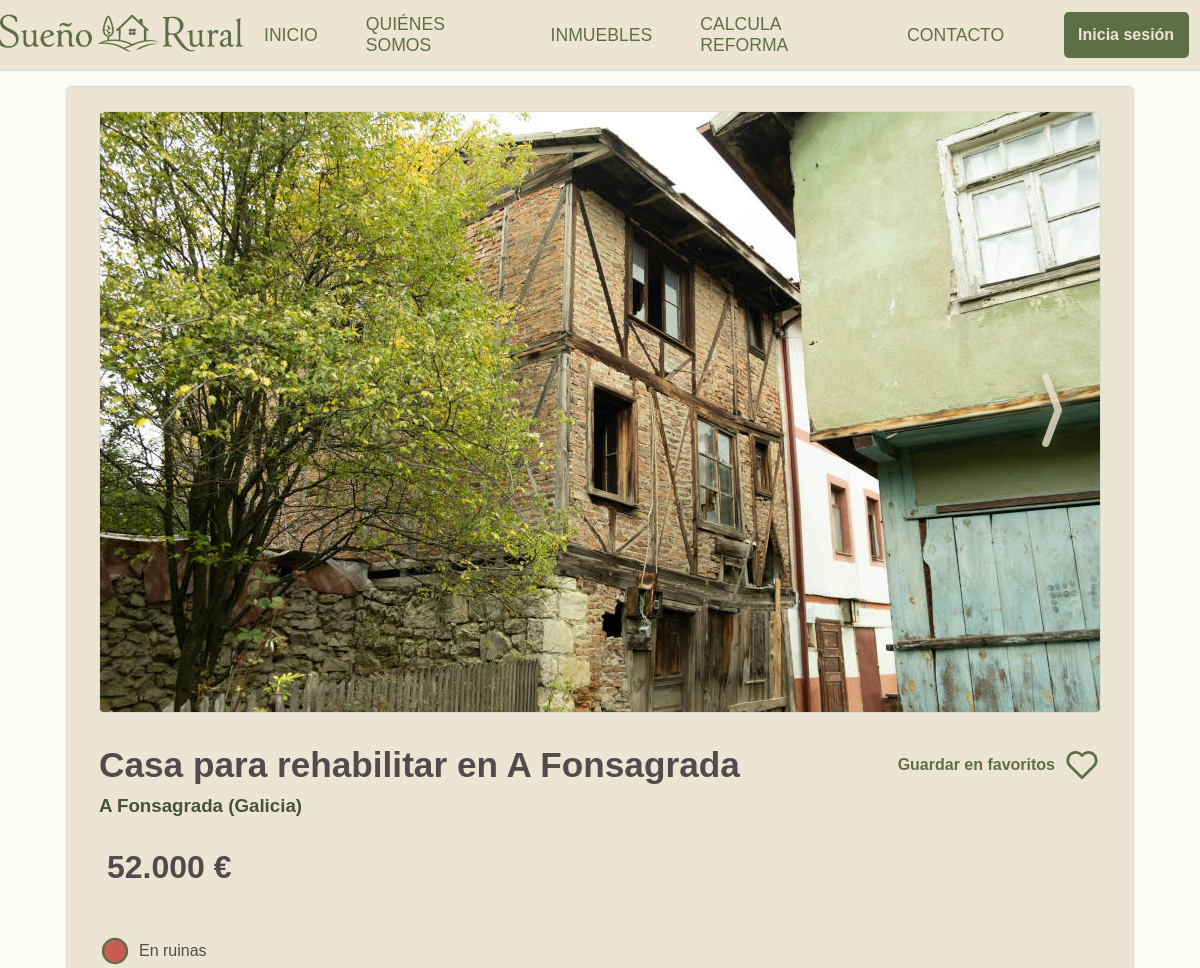
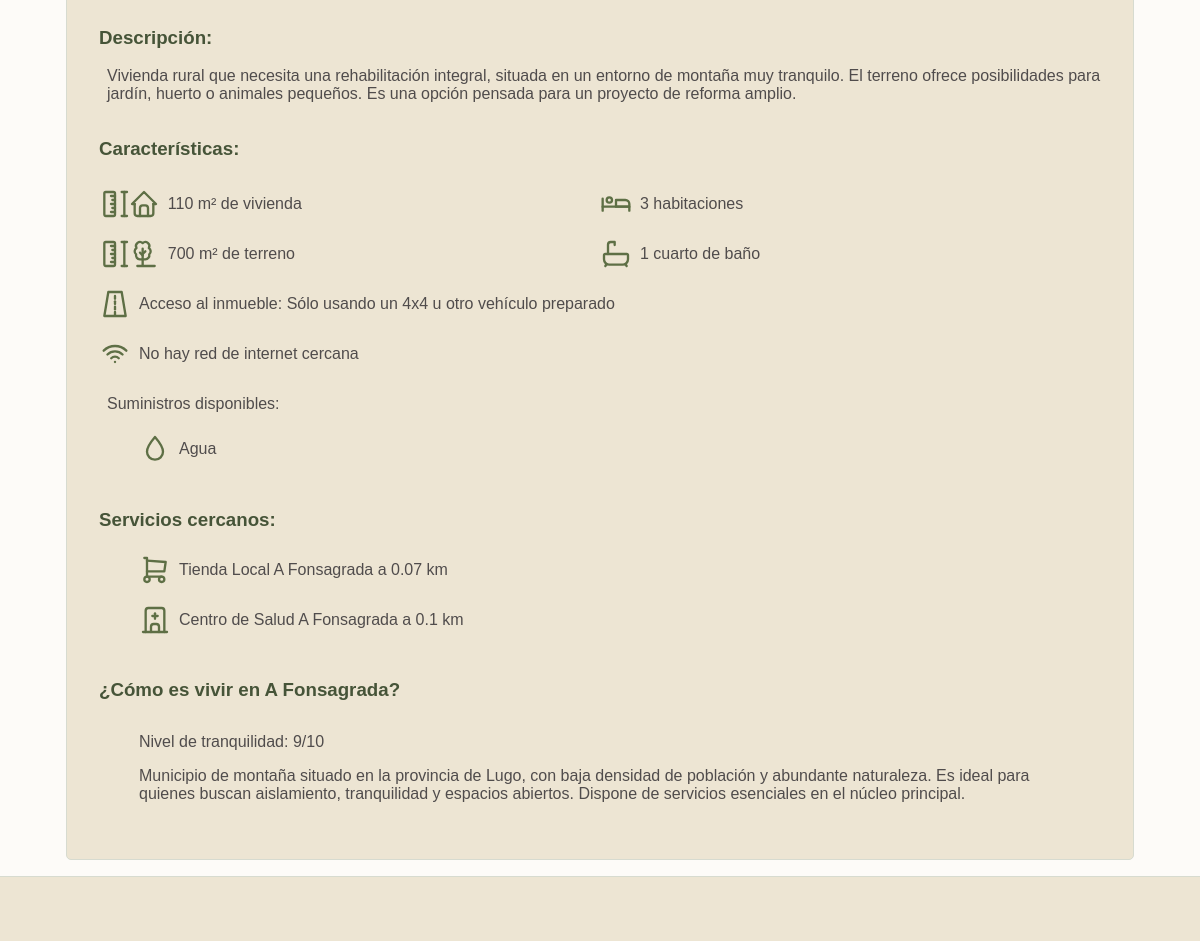
Screenshot of /detalles_inmueble.php?id=13 with the database file from the repository (2 pictures, top to bottom).
### tables this page shows
CREATE TABLE `foto` (
  `id_foto` int(10) UNSIGNED NOT NULL,
  `url_foto` varchar(255) NOT NULL,
  `id_inmueble` int(10) UNSIGNED NOT NULL,
  `descripcion_foto` varchar(45) NOT NULL
);

CREATE TABLE `inmueble` (
  `id_inmueble` int(10) UNSIGNED NOT NULL,
  `tipo_inmueble` enum('casa','terreno','cabana','piso') NOT NULL,
  `titulo_inmueble` varchar(255) NOT NULL,
  `precio_inmueble` int(10) UNSIGNED NOT NULL,
  `metros_vivienda` int(10) UNSIGNED DEFAULT NULL,
  `metros_terreno` int(10) UNSIGNED DEFAULT NULL,
  `estado_inmueble` enum('listo para entrar','necesita reformas','ruina') DEFAULT NULL,
  `latitud_inmueble` decimal(10,7) NOT NULL,
  `longitud_inmueble` decimal(10,7) NOT NULL,
  `descripcion_inmueble` text NOT NULL,
  `id_municipio` int(10) UNSIGNED NOT NULL,
  `agua_inmueble` tinyint(4) NOT NULL DEFAULT 0,
  `electricidad_inmueble` tinyint(4) NOT NULL DEFAULT 0,
  `internet_inmueble` enum('no','basico','alta velocidad') NOT NULL,
  `acceso_inmueble` enum('directo','4 por 4','camino') NOT NULL,
  `saneamiento_inmueble` tinyint(4) NOT NULL DEFAULT 0,
  `fecha_publicacion_inmueble` datetime NOT NULL DEFAULT current_timestamp(),
  `habitaciones_inmueble` int(10) UNSIGNED DEFAULT NULL,
  `banos_inmueble` int(10) UNSIGNED DEFAULT NULL
);

CREATE TABLE `municipio` (
  `id_municipio` int(10) UNSIGNED NOT NULL,
  `region_municipio` varchar(45) NOT NULL,
  `nombre_municipio` varchar(45) NOT NULL,
  `tranquilidad_municipio` int(10) UNSIGNED NOT NULL,
  `descripcion_municipio` text NOT NULL
);

CREATE TABLE `servicio` (
  `id_servicio` int(10) UNSIGNED NOT NULL,
  `tipo_servicio` enum('alimentación','colegio','instituto','sanidad') NOT NULL,
  `nombre_servicio` varchar(255) NOT NULL,
  `latitud_servicio` decimal(10,7) NOT NULL,
  `longitud_servicio` decimal(10,7) NOT NULL,
  `id_municipio` int(10) UNSIGNED NOT NULL
);

### detalles_inmueble.php (the view, shortened to what the rows shown need)
<?php
    require_once "conexionBD.php";
    $id_inmueble = $_GET['id'] ?? null;
    $id_usuario = $_SESSION['id_usuario'] ?? null;
    $sql_detalles = "SELECT i.*, m.*, f.id_favorito
    FROM inmueble i
    JOIN municipio m ON i.id_municipio = m.id_municipio
    LEFT JOIN favorito f
        ON i.id_inmueble = f.id_inmueble
        AND f.id_usuario = :id_usuario
    WHERE i.id_inmueble = :id_inmueble
    ";
    $consulta_detalles = $conexion->prepare($sql_detalles);
    $consulta_detalles-> bindParam(':id_inmueble', $id_inmueble, PDO::PARAM_INT);
    $consulta_detalles-> bindParam(':id_usuario', $id_usuario, PDO::PARAM_INT);
    $consulta_detalles-> execute();
    $detalle = $consulta_detalles->fetch(PDO::FETCH_ASSOC);
    $sql_fotos = "SELECT * FROM foto
    WHERE id_inmueble = :id_inmueble
    ";
    $consulta_fotos = $conexion->prepare($sql_fotos);
    $consulta_fotos-> bindParam(':id_inmueble',$id_inmueble, PDO::PARAM_INT);
    $consulta_fotos-> execute();
    $fotos = $consulta_fotos->fetchAll(PDO::FETCH_ASSOC);
    $latitud = $detalle['latitud_inmueble'];
    $longitud = $detalle['longitud_inmueble'];
    $id_municipio = $detalle['id_municipio'];
    $sql_servicios = "SELECT s.*, /*formula haversine para calcular distancias*/
    (
        6371 * ACOS(
            COS(RADIANS(:latitud)) *
            COS(RADIANS(s.latitud_servicio)) *
            COS(RADIANS(s.longitud_servicio) - RADIANS(:longitud)) +
            SIN(RADIANS(:latitud)) *
            SIN(RADIANS(s.latitud_servicio))
        )
    ) AS distancia FROM servicio s
    WHERE s.id_municipio = :id_municipio";
    $consulta_servicios = $conexion->prepare($sql_servicios);
    $consulta_servicios-> bindParam(':latitud', $latitud);
    $consulta_servicios-> bindParam(':longitud', $longitud);
    $consulta_servicios-> bindParam(':id_municipio',$id_municipio, PDO::PARAM_INT);
    $consulta_servicios-> execute();
    $servicios = $consulta_servicios->fetchAll(PDO::FETCH_ASSOC);
?>
<!DOCTYPE html>
<html lang="es">
<head>
    <link rel="stylesheet" href="css\styles.css">
</head>
<body>
    <div class="pagina">
        <div class="todoDetalles">
            <div class="contenedorDetalles">
                <?php if (count($fotos)>0):?>
                    <div class="carrusel">
                        <div class="fotosInmueble">
                            <img id="fotoCarrusel" src="<?php echo htmlspecialchars($fotos[0]['url_foto'])?>" alt="<?php echo htmlspecialchars($fotos[0]['descripcion_foto'])?>">
                        </div>
                        <div class="zonaHover" id="botonSiguiente">
                                <svg class="icon-right" viewBox="0 0 24 24">
                                    <path d="M11 4l3 8l-3 8" />
                                </svg>
                        </div>
                    </div>
                <?php endif; ?>
                <div class="topDetalles">
                    <h1><?php echo htmlspecialchars(ucfirst($detalle['titulo_inmueble']))?></h1>
                    <?php if(isset($_SESSION['id_usuario']) && ($_SESSION['rol_usuario'] === 'usuario') && $detalle['id_favorito']): ?>
                        <div class="quitarFav">
                            <a class="enlaces favGuarda" href="quitar_favorito.php?id_favorito=<?php echo $detalle['id_favorito'];?>&volver=<?php echo urlencode($_SERVER['REQUEST_URI']); ?>">
                            Quitar favorito
                            <svg class="icons heart" viewBox="0 0 24 24">
                                <path d="M19.5 12.572l-7.5 7.428l-7.5 -7.428a5 5 0 1 1 7.5 -6.566a5 5 0 1 1 7.5 6.572"/>
                            </svg>
                            </a>
                        </div>
                    <?php else: ?>
                        <div class= "agregarSinSesion">
                            <button type="button" id="falsoAgregar" class="enlaces favGuarda botonGuardar">
                            </button>
                        </div>
                    <?php endif; ?>
                </div>
                <div class="subTopDetalles">
                    <h3><?php echo htmlspecialchars(ucfirst($detalle['nombre_municipio'])) .' ('. htmlspecialchars(ucfirst($detalle['region_municipio'])) .')'?></h3>
                    <p class="precioCard"><?php echo htmlspecialchars(number_format($detalle['precio_inmueble'],0,',','.')). ' €'; ?></p>
                </div>
                <div class="descripcionDetalles">
                    <div class="estadoDetalles">
                        <div class="estado">
                        </div>
                    </div>
                    <h3>Descripción:</h3>
                    <p><?php echo htmlspecialchars(ucfirst($detalle['descripcion_inmueble']))?></p>
                </div>
                <h3>Características:</h3>
                <div class="caracteristicasDetalles">
                    <div class="datosInmueble">
                        <div class="metros-viv">
                            <svg class="icons" viewBox="0 0 24 24">
                                <path d="M5 12l-2 0l9 -9l9 9l-2 0"/>
                                <path d="M5 12v7a2 2 0 0 0 2 2h10a2 2 0 0 0 2 -2v-7"/>
                                <path d="M9 21v-6a2 2 0 0 1 2 -2h2a2 2 0 0 1 2 2v6"/>
                            </svg>
                            <p><?php echo !empty($detalle['metros_vivienda']) ? htmlspecialchars($detalle['metros_vivienda']) . ' m² de vivienda' : '-'?></p>
                        </div>
                        <div class="metros-terr">
                            <p><?php echo !empty($detalle['metros_terreno']) ? htmlspecialchars($detalle['metros_terreno']) . ' m² de terreno' : 'No dispone de terreno'?></p>
                        </div>
                        <div class="num-habitaciones">
                            <svg class="icons" viewBox="0 0 24 24">
                                <path d="M7 9m-2 0a2 2 0 1 0 4 0a2 2 0 1 0 -4 0"/>
                                <path d="M22 17v-3h-20"/>
                                <path d="M2 8v9"/>
                                <path d="M12 14h10v-2a3 3 0 0 0 -3 -3h-7v5z"/>
                            </svg>
                            <p>
                                <?php if(!empty($detalle['habitaciones_inmueble'])){
                                    $num= $detalle['habitaciones_inmueble'];
                                    echo htmlspecialchars($num).' '. ($num==1 ? 'habitación' : 'habitaciones');
                                } else { echo '-';}?>
                            </p>
                        </div>
                        <div class="num-banos">
                            <svg class="icons" viewBox="0 0 24 24">
                                <path d="M4 12h16a1 1 0 0 1 1 1v3a4 4 0 0 1 -4 4h-10a4 4 0 0 1 -4 -4v-3a1 1 0 0 1 1 -1z"/>
                                <path d="M6 12v-7a2 2 0 0 1 2 -2h3v2.25"/>
                                <path d="M4 21l1 -1.5"/>
                                <path d="M20 21l-1 -1.5"/>
                            </svg>
                            <p>
                                <?php if(!empty($detalle['banos_inmueble'])){
                                    $num= $detalle['banos_inmueble'];
                                    echo htmlspecialchars($num).' '. ($num==1 ? 'cuarto de baño' : 'cuartos de baño');
                                } else { echo '-';}?>
                            </p>
                        </div>
                    </div>
                    <div class="extrasInmueble">
                    </div>
                </div>
                <h3>Servicios cercanos:</h3>
                <div class="serviciosCercanos">
                    <?php if (count($servicios)=== 0) :?>
                        <p>No hay ningún servicio registrado en el municipio más cercano al inmueble</p>
                    <?php else: ?>
                        <ul>
                            <?php foreach ($servicios as $servicio): ?>
                                <?php if($servicio['tipo_servicio'] === 'alimentación') :?>
                                    <li class="listado">
                                        <svg class="icons" viewBox="0 0 24 24">
                                            <path d="M6 19m-2 0a2 2 0 1 0 4 0a2 2 0 1 0 -4 0"/>
                                            <path d="M17 19m-2 0a2 2 0 1 0 4 0a2 2 0 1 0 -4 0"/>
                                            <path d="M17 17h-11v-14h-2"/>
                                            <path d="M6 5l14 1l-1 7h-13"/>
                                        </svg>
                                        <p><?php  echo htmlspecialchars ($servicio['nombre_servicio']) . ' a ' . round($servicio['distancia'], 2) . ' km'; ?></p>
                                    </li>
                                <?php elseif ($servicio['tipo_servicio'] === 'sanidad') :?>
                                    <li class="listado">
                                        <svg class="icons" viewBox="0 0 24 24">
                                            <path d="M3 21l18 0" />
                                            <path d="M5 21v-16a2 2 0 0 1 2 -2h10a2 2 0 0 1 2 2v16" />
                                            <path d="M9 21v-4a2 2 0 0 1 2 -2h2a2 2 0 0 1 2 2v4" />
                                            <path d="M10 9l4 0" />
                                            <path d="M12 7l0 4" />
                                        </svg>
                                        <p><?php  echo htmlspecialchars ($servicio['nombre_servicio']) . ' a ' . round($servicio['distancia'], 2) . ' km'; ?></p>
                                    </li>
                                <?php endif; ?>
                            <?php endforeach; ?>
                        </ul>
                    <?php endif; ?>
                </div>
                <h3>¿Cómo es vivir en <?php echo htmlspecialchars(ucfirst($detalle['nombre_municipio'])); ?>?</h3>
                <div class="descripcionMunicipio">
                    <p>Nivel de tranquilidad: <?php echo htmlspecialchars(ucfirst($detalle['tranquilidad_municipio'])); ?>/10</p>
                    <p><?php echo htmlspecialchars(ucfirst($detalle['descripcion_municipio'])); ?></p>
                </div>
            </div>
        </div>
    </div>
</body>
</html>

### rows the page displays
foto: url_foto+descripcion_foto (picture)
inmueble: titulo_inmueble "Casa para rehabilitar en A Fonsagrada", id_municipio.nombre_municipio "A Fonsagrada", id_municipio.region_municipio "Galicia", precio_inmueble "52.000", descripcion_inmueble "Vivienda rural que necesita una rehabilitación integral, situada en un entorno de montaña muy tranquilo. El terreno ofrece posibilidades para jardín, huerto o animales pequeños. Es una opción pensada para un proyecto de reforma amplio.", metros_vivienda "110", metros_terreno "700", habitaciones_inmueble "3", banos_inmueble "1", id_municipio.tranquilidad_municipio "9", id_municipio.descripcion_municipio "Municipio de montaña situado en la provincia de Lugo, con baja densidad de población y abundante naturaleza. Es ideal para quienes buscan aislamiento, tranquilidad y espacios abiertos. Dispone de servicios esenciales en el núcleo principal."
servicio: nombre_servicio "Tienda Local A Fonsagrada", distancia "0.07"
servicio: nombre_servicio "Centro de Salud A Fonsagrada", distancia "0.1"
